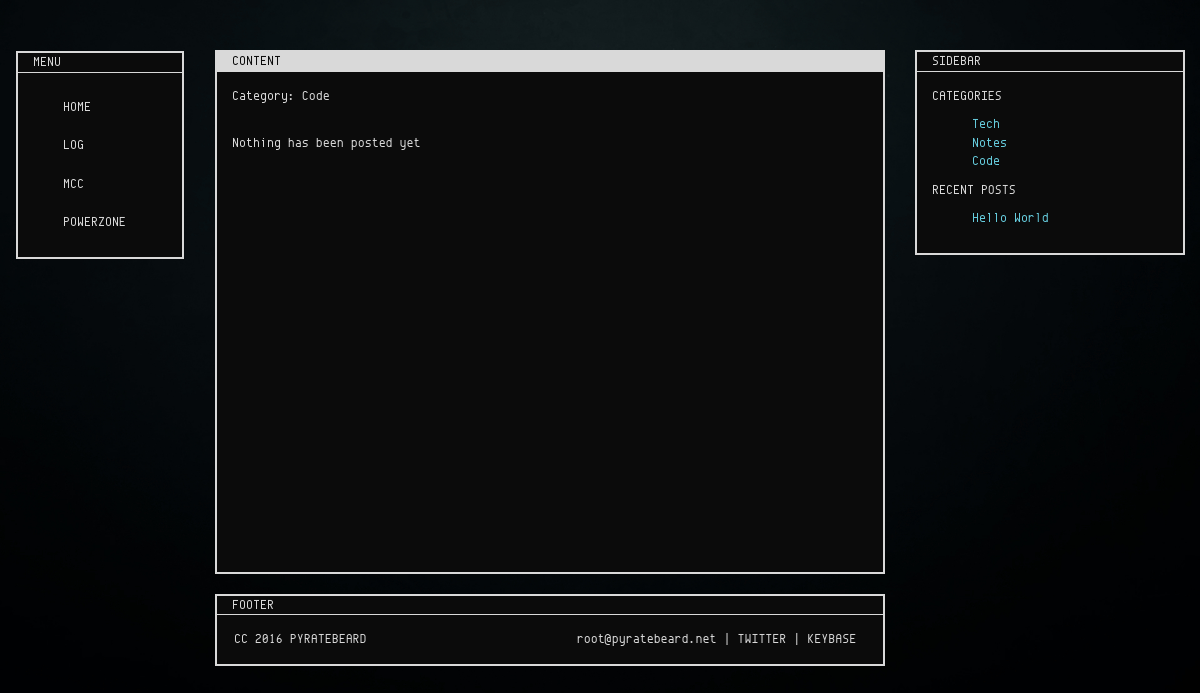
Before: /log/category/code.html with the older database file.
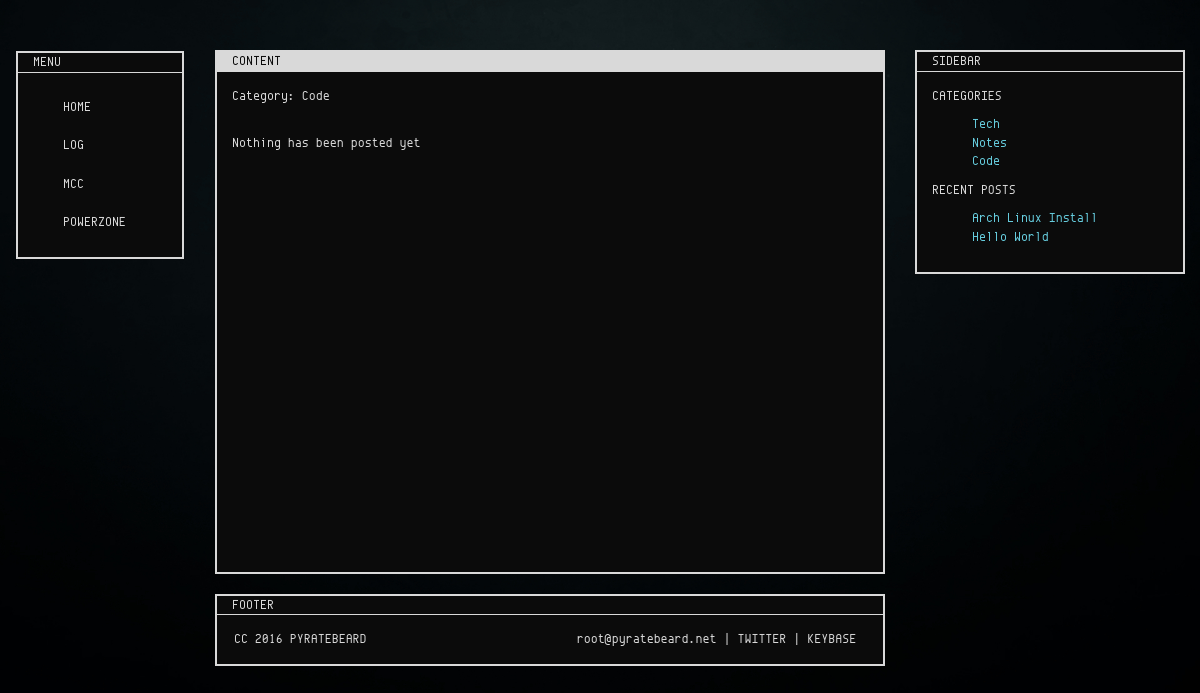
After: the same page with the newer database file.
### log/models.py (models this page shows, shortened)
class Category(models.Model):
    title = models.CharField(max_length=100, unique=True)
    slug = models.SlugField(max_length=100, unique=True)
    @permalink
    def get_absolute_url(self):
        return ('view_log_category', None, {'slug': self.slug})

class Blog(models.Model):
    title = models.CharField(max_length=100, unique=True)
    description = models.TextField()
    slug = models.SlugField(max_length=100, unique=True)
    body = models.TextField()
    posted = models.DateField(db_index=True, auto_now_add=True)
    category = models.ForeignKey('log.Category')
    @permalink
    def get_absolute_url(self):
        return ('view_log_post', None, {'slug': self.slug})

### log/views.py (the view)
# urls.py: url(r'^/category/(?P<slug>[^\.]+).html', view_category, name='view_log_category'),
def view_category(request, slug):
    category = get_object_or_404(Category, slug=slug)
    return render_to_response('log/view_category.html', {
        'categories': Category.objects.all(),
        'recent_posts': list(reversed(Blog.objects.all()[:5])),
        'category': category,
        'posts': list(reversed(Blog.objects.filter(category=category)[:5]))
    })

### templates/log/view_category.html
{% extends 'log/log_framework.html' %}
{% block logcontent %}
<p>Category: {{ category.title }}</p>
    <br>
{% if posts %}
    <ul class="sidebar">
        {% for post in posts %}
        <li>{{ post.posted }}&nbsp;&nbsp;&nbsp;&nbsp;<a href="{{ post.get_absolute_url }}">{{ post.title }}</a></li>
        {% endfor %}
    </ul>
{% else %}
<p>Nothing has been posted yet</p>
{% endif %}
{% endblock %}

### templates/log/log_framework.html
{% extends 'framework.html' %}
{% block content %}
{% block logcontent %}
{% endblock %}
{% endblock %}
{% block sidebar %}
<p>CATEGORIES</p>
{% if categories %}
  <ul class="sidebar">
      {% for category in categories %}
      <li><a href="{{ category.get_absolute_url }}">{{ category.title }}</a></li>
      {% endfor %}
  </ul>
  {% else %}
  <p>There are currently no categories</p>
{% endif %}
<p>RECENT POSTS</p>
{% if recent_posts %}
  <ul class="sidebar">
      {% for post in recent_posts %}
      <li><a href="{{ post.get_absolute_url }}">{{ post.title }}</a></li>
      {% endfor %}
  </ul>
  {% else %}
  <p>Nothing has been posted yet</p>
{% endif %}
{% endblock %}

Changed rows visible on the page:
added Blog: title "Arch Linux Install"
